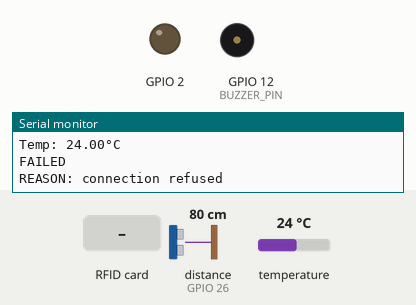
Recording of a sketch running on a simulated ESP32. Shown: output pins drawn as LEDs (lit = HIGH), buzzer (waves = sounding, pin HIGH), the last lines printed to the serial monitor. The test bench sets the inputs (shaded band); at power-on: distance to the obstacle (sensor on GPIO 26) 80 cm, temperature 24 °C. The echo pulse lasts 58.3 µs per cm; WiFi joins after 1.5 s; servers stay silent unless stated; pins used as bus, display or sensor lines are not drawn.

Above: at 2.7 s.
2.8 s: RFID card 5E 7A 19 C4 held to the reader
4.3 s: distance to the obstacle (sensor on GPIO 26) set to 23 cm
At 6.7 s:
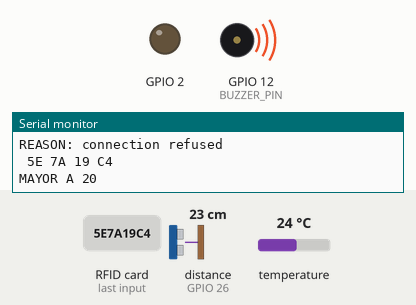
7.3 s: distance to the obstacle (sensor on GPIO 26) set to 19 cm
Timing chart, 0 to 10.3 s (numbered marks = the images above; inputs shaded):
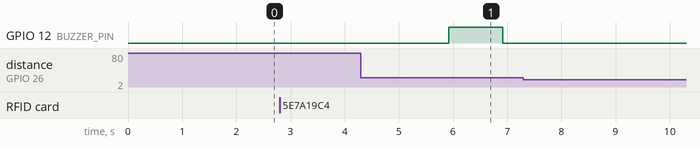

The sketch:

SemanaTec_IoT.ino
```cpp
#include <SPI.h>
#include <MFRC522.h>

#include <Adafruit_Sensor.h>
#include <DHT.h>
#include <DHT_U.h>

#include <WiFi.h>
#include <Firebase_ESP_Client.h>


//Provide the token generation process info.
#include "addons/TokenHelper.h"
//Provide the RTDB payload printing info and other helper functions.
#include "addons/RTDBHelper.h"

#define RST_PIN  22 // Reset pin
#define SS_PIN  21 // Slave select pin
#define BUZZER_PIN 12 // Buzzer pin

#define DHTPIN 13
#define DHTTYPE  DHT11
float temperature;

#define TRIG_PIN  27
#define ECHO_PIN  26
#define BUZZER_PIN 12

float duration, distance;

#define WIFI_SSID "Galaxy A51 2922"
#define WIFI_PASSWORD "nvwi4741"

#define API_KEY "AIzaSyBjYmJU2nu8nzuSbEU5kQzqbjRyrB1maRE"//"AIzaSyDUZyJZ-UFinVn15J9nzda7pfPE90kHHTA"

#define DATABASE_URL "https://hs-iot-aa7d2-default-rtdb.firebaseio.com"//"https://prueba-esp32-6529e-default-rtdb.firebaseio.com/"

//Define Firebase Data object
FirebaseData fbdo;

FirebaseAuth auth;
FirebaseConfig config;
/////////////////////////////////////


unsigned long sendDataPrevMillis = 0;
int count = 0;
bool signupOK = false;


//PUERTA///
bool statePuerta = 0;


uint32_t delayMS;


DHT_Unified dht(DHTPIN, DHTTYPE);
MFRC522 rfid(SS_PIN, RST_PIN); // Create MFRC522 instance


void SentToDbFloat(String variable, float data){
  if (Firebase.ready() && signupOK && (millis() - sendDataPrevMillis > 15000 || sendDataPrevMillis == 0)){
    sendDataPrevMillis = millis();
    // Write an Int number on the database path test/int
    if (Firebase.RTDB.pushFloatAsync(&fbdo, variable, data)){
      Serial.println("PASSED");
      Serial.println("PATH: " + fbdo.dataPath());
      Serial.println("TYPE: " + fbdo.dataType());
    }
    else {
      Serial.println("FAILED");
      Serial.println("REASON: " + fbdo.errorReason());
    }

  }
}

void SentToDbBool(String variable, bool data){
  if (Firebase.ready() && signupOK && (millis() - sendDataPrevMillis > 15000 || sendDataPrevMillis == 0)){
    sendDataPrevMillis = millis();
    // Write an Int number on the database path test/int
    if (Firebase.RTDB.pushBoolAsync(&fbdo, variable, data)){
      Serial.println("PASSED");
      Serial.println("PATH: " + fbdo.dataPath());
      Serial.println("TYPE: " + fbdo.dataType());
    }
    else {
      Serial.println("FAILED");
      Serial.println("REASON: " + fbdo.errorReason());
    }

  }
}

/*//////////////TEMP///////////////*/

void GetTemp(){
  dht.begin();
  sensors_event_t event;
    dht.temperature().getEvent(&event);
    if (isnan(event.temperature)) {
      Serial.println(F("Error reading temperature!"));
    }
    else {
      temperature = event.temperature;
      Serial.print(F("Temp: "));
      Serial.print(temperature);
      Serial.println(F("°C"));

      delayMS = 1000;
    }
}

/////////////////////////////////////////

void GetDistance() {
  digitalWrite(TRIG_PIN, LOW);
  delayMicroseconds(2);
  digitalWrite(TRIG_PIN, HIGH);
  delayMicroseconds(10);
  digitalWrite(TRIG_PIN, LOW);

  duration = pulseIn(ECHO_PIN, HIGH);
  distance = (duration*.0343)/2;
}


void setup()
{

  Serial.begin(115200);

  pinMode(TRIG_PIN, OUTPUT);
  pinMode(ECHO_PIN, INPUT);
  pinMode(2, OUTPUT);
  Serial.begin(115200);


  //CONNECT WIFI
  WiFi.begin(WIFI_SSID, WIFI_PASSWORD);

  while (WiFi.status() != WL_CONNECTED)
  {
    Serial.print(".");
    delay(250);
  }
  Serial.print("\nConectado al Wi-Fi");
  Serial.println();


    /* Assign the api key (required) */
  config.api_key = API_KEY;

  /* Assign the RTDB URL (required) */
  config.database_url = DATABASE_URL;

  /* Sign up */
  if (Firebase.signUp(&config, &auth, "", "")){
    Serial.println("ok");
    signupOK = true;
  }
  else{
    Serial.printf("%s\n", config.signer.signupError.message.c_str());
  }

  /* Assign the callback function for the long running token generation task */
  config.token_status_callback = tokenStatusCallback; //see addons/TokenHelper.h

  Firebase.begin(&config, &auth);
  Firebase.reconnectWiFi(true);


  //RFID//
  pinMode(BUZZER_PIN, OUTPUT);
  SPI.begin(); // Init SPI bus
  rfid.PCD_Init(); // Init MFRC522
  rfid.PCD_DumpVersionToSerial(); // Show details of PCD - MFRC522 Card Reader details

  //TEMP

  GetTemp();
  SentToDbFloat("Temperatura", temperature);

}

void loop() {


/****************RFID**************************/

  // Look for new cards
  if ( ! rfid.PICC_IsNewCardPresent()) {
  return;
  }

  // Select one of the cards
  if ( ! rfid.PICC_ReadCardSerial()) {
  return;
  }

  // Dump debug info about the card; PICC_HaltA() is automatically called
  //mfrc522.PICC_DumpToSerial(&(mfrc522.uid));


  for (int i = 0; i < rfid.uid.size; i++) {
    Serial.print(rfid.uid.uidByte[i] < 0x10 ? " 0" : " ");
    Serial.print(rfid.uid.uidByte[i], HEX);
  }
  Serial.println();

  rfid.PICC_HaltA(); // halt PICC


  //statePuerta = !statePuerta;
  delay(3000);
  rfid.PCD_StopCrypto1(); // stop encryption on PCD
  SentToDbBool("Puerta", true);
  delay(100);

  SentToDbFloat("Temperatura", temperature);
  GetDistance();

  if (distance < 20){
      Serial.println("Menor A 20");
      digitalWrite(2,HIGH);
      digitalWrite(BUZZER_PIN, HIGH);

      SentToDbBool("Foco", true);

  }
  else{
      Serial.println("MAYOR A 20");
      digitalWrite(2,LOW);
      digitalWrite(BUZZER_PIN, LOW);
      SentToDbBool("Foco", false);

  }
  digitalWrite(BUZZER_PIN, HIGH);
  delay(1000);
  digitalWrite(BUZZER_PIN, LOW);


  Serial.print("Distance: ");
  Serial.println(distance);
  Serial.println("************");


/****************##RFID##**************************/

/****************TEMP******************************/
  GetTemp();
/*************##TEMP##********************************************/


/****DISTANCIA******/
  GetDistance();

  if (distance < 20){
      Serial.println("Menor A 20");
      digitalWrite(2,HIGH);
      digitalWrite(BUZZER_PIN, HIGH);

      SentToDbBool("Foco", true);
  }
  else{
      Serial.println("MAYOR A 20");
      digitalWrite(2,LOW);
      digitalWrite(BUZZER_PIN, LOW);
      SentToDbBool("Foco", false);

  }

  Serial.print("Distance: ");
  Serial.println(distance);
  Serial.println("************");


/************************/


///////database///////////

  GetTemp();
  SentToDbFloat("Temperatura", temperature);
  SentToDbBool("Puerta", false);

}
```

Measured:
- after the input at 7.3 s, every drawn part: stays the same
